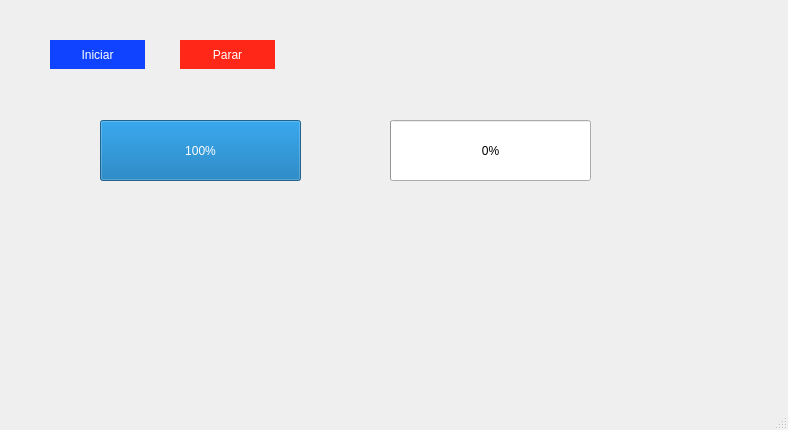
<?xml version="1.0" encoding="UTF-8"?>
<ui version="4.0">
 <class>MainWindow</class>
 <widget class="QMainWindow" name="MainWindow">
  <property name="geometry">
   <rect>
    <x>0</x>
    <y>0</y>
    <width>788</width>
    <height>430</height>
   </rect>
  </property>
  <property name="windowTitle">
   <string>Interface Qt Designer</string>
  </property>
  <widget class="QWidget" name="centralwidget">
   <widget class="QProgressBar" name="barra_de_progresso_001">
    <property name="geometry">
     <rect>
      <x>100</x>
      <y>120</y>
      <width>201</width>
      <height>61</height>
     </rect>
    </property>
    <property name="value">
     <number>100</number>
    </property>
   </widget>
   <widget class="QPushButton" name="botao_inicia_processo">
    <property name="geometry">
     <rect>
      <x>50</x>
      <y>40</y>
      <width>95</width>
      <height>29</height>
     </rect>
    </property>
    <property name="styleSheet">
     <string notr="true">background-color: rgb(15, 67, 255);
color: white;
border: 0px;</string>
    </property>
    <property name="text">
     <string>Iniciar</string>
    </property>
   </widget>
   <widget class="QProgressBar" name="barra_de_progresso_002">
    <property name="geometry">
     <rect>
      <x>390</x>
      <y>120</y>
      <width>201</width>
      <height>61</height>
     </rect>
    </property>
    <property name="value">
     <number>0</number>
    </property>
   </widget>
   <widget class="QPushButton" name="botao_para_processo">
    <property name="geometry">
     <rect>
      <x>180</x>
      <y>40</y>
      <width>95</width>
      <height>29</height>
     </rect>
    </property>
    <property name="styleSheet">
     <string notr="true">background-color: rgb(255, 39, 24);
border: 0px;
color: white;</string>
    </property>
    <property name="text">
     <string>Parar</string>
    </property>
   </widget>
  </widget>
  <widget class="QMenuBar" name="menubar">
   <property name="geometry">
    <rect>
     <x>0</x>
     <y>0</y>
     <width>788</width>
     <height>27</height>
    </rect>
   </property>
  </widget>
  <widget class="QStatusBar" name="statusbar"/>
 </widget>
 <resources/>
 <connections/>
</ui>
